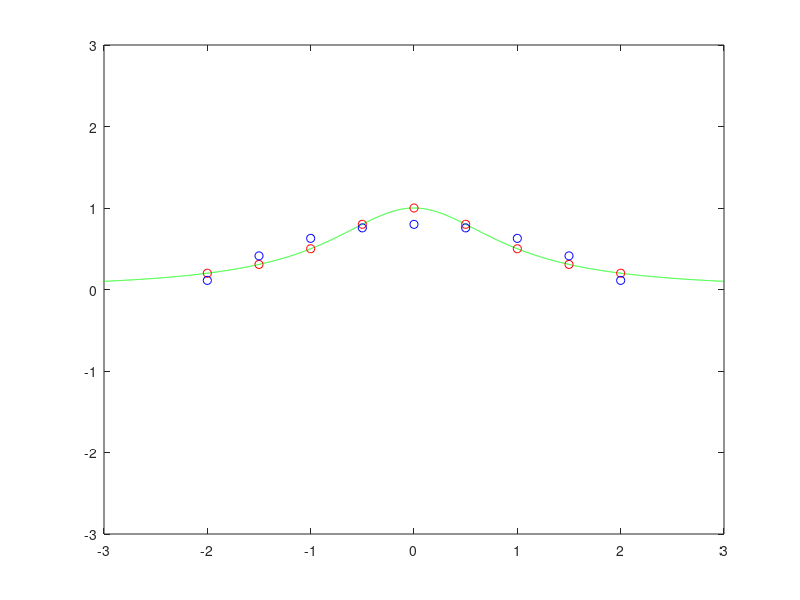

Write MATLAB code to recreate this figure.
clear all
clc



%si el modelo es exponencial el yn hacerlo logaritmico pero solo si los 'y' no son negativos
%si el modelo es de grado n la matriz a es igual a (1 xn xn.^2 xn.^n)
%para ver el error se saca el error cuadrado medio o la diferencia gaussiana
%k representa el grado del modelo a representar
% cambiar xn y yn para el problema especifico



%xn =[    -1.00000   -21.45398
%       0.00000   -17.02430
%       1.00000   -16.02433
%       2.00000     2.26705
%       3.00000    52.65701
%       4.00000   152.14008
%       5.00000   317.27852];
%xn = xn(:,1);
%yn =xn(:,2);

%----------------------------------------------------------
% todo esto es para sacar los puntos x y y
f = @(x)(1./(1+x.^2)); %función real
a = -2; %punto uno de interpolacion
b = 2;  %punto dos de interpolacion
p = 9;  %numero de puntos a considerar
h = ((b-a)/(p-1)); %tamaño de paso separacion entre cada punto deseado
xn = (a+(0:(p-1))*h)' %valores en x hacerlos filas
yn = [f(xn)]  %valores en y
x =((a-1):.001:(b+1))';
y = f(x);
%-------------------------------------------------------------

%polinomio grado k
k =3;
A =[ones(size(xn))];

for i=1:k
  A =[A xn.^i];
end

AB = [inv(A'*A)*(A'*yn)]
%yest = AB(1)+AB(2)*xn+AB(3)*xn.^2+AB(i+1)*xn.^i;
yest = AB(1);
for i=1:(k)
  yest = yest+AB(i+1)*xn.^i;
end

plot(x,y,'g',xn,yn,'ro', xn, yest, 'bo');
axis([a-1,b+1,a-1,b+1]);
% error cuadrado medio
ECM = mean((yest-yn).^2)
